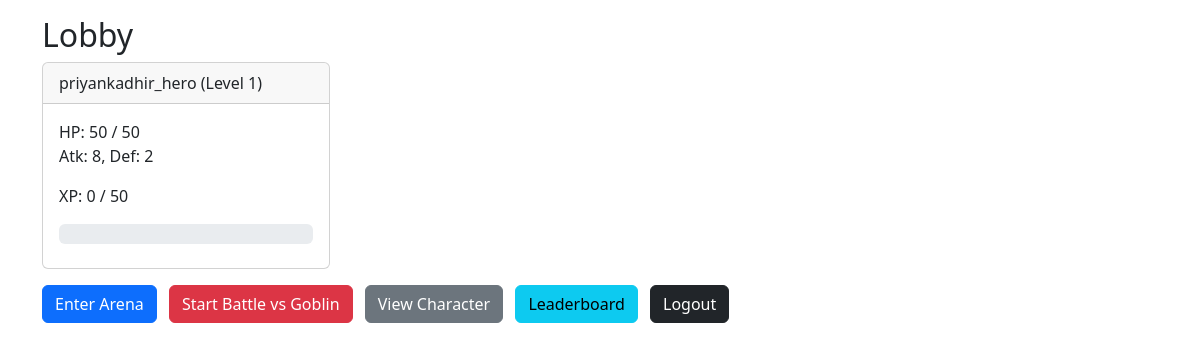
Page /lobby (signed in) on the committed database.
### app/models.py (models this page shows)
class PlayerCharacter(db.Model):
    id = db.Column(db.Integer, primary_key=True)
    name = db.Column(db.String(80), nullable=False)
    template = db.Column(db.String(50), nullable=False)
    level = db.Column(db.Integer, default=1)
    xp = db.Column(db.Integer, default=0)
    max_hp = db.Column(db.Integer, nullable=False)
    current_hp = db.Column(db.Integer, nullable=False)
    attack = db.Column(db.Integer, nullable=False)
    defense = db.Column(db.Integer, nullable=False)
    owner_id = db.Column(db.Integer, db.ForeignKey('user.id'), nullable=False)

### app/game_routes.py (the view)
@game_bp.route("/lobby")
@login_required
def lobby():
    pc = PlayerCharacterModel.query.filter_by(owner_id=current_user.id).first()
    return render_template("lobby.html", pc=pc)

### app/models.py (called while the page is built)
@login_manager.user_loader
def load_user(user_id):
    return User.query.get(int(user_id))

### app/templates/lobby.html (shortened to what this page needs)
{% extends "base.html" %}
{% block content %}
<h2>Lobby</h2>
{% if pc %}
<div class="card mb-3" style="width: 18rem;">
  <div class="card-header">
    {{ pc.name }} (Level {{ pc.level }})
  </div>
  <div class="card-body">
    <p class="card-text">
      HP: {{ pc.current_hp }} / {{ pc.max_hp }} <br>
      Atk: {{ pc.attack }}, Def: {{ pc.defense }} <br>
    </p>
    <p>XP: {{ pc.xp }} / {{ pc.level * 50 }}</p>
    <div class="progress mb-2" style="height: 20px;">
    </div>
  </div>
</div>
{% else %}
<p>You don't have a character yet. <a href="{{ url_for('game.character') }}">Create one</a></p>
{% endif %}
<div class="mb-3">
  <a class="btn btn-primary me-2" href="{{ url_for('game.arena') }}">Enter Arena</a>
  <a class="btn btn-danger me-2" href="{{ url_for('game.battle_start', enemy='goblin') }}">Start Battle vs Goblin</a>
  <a class="btn btn-secondary me-2" href="{{ url_for('game.character') }}">View Character</a>
  <a class="btn btn-info me-2" href="{{ url_for('game.leaderboard') }}">Leaderboard</a>
  <a class="btn btn-dark" href="{{ url_for('auth.logout') }}">Logout</a>
</div>
{% endblock %}

### rows in the picture
PlayerCharacter: name "priyankadhir_hero", level "1", current_hp "50", max_hp "50", attack "8", defense "2", xp "0", pc.level*50 "50"
